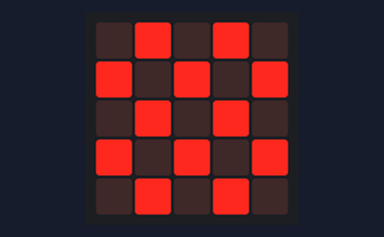
Bench run of a program on a simulated BBC micro:bit running MicroPython. Parts: the board's 5×5 LED display.

Above: at 0.1 s.
At 1.1 s:
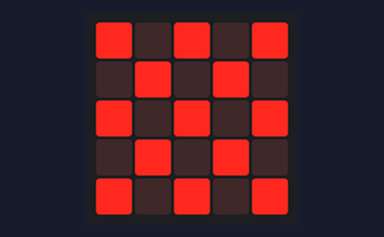

Measured:
- what the display in image 1 shows lasts 1.0 s, from 1.0 s to 2.0 s

The program:

demo_create_chessboard_image.py
```python
####################################################
# MicroPython code for BBC Micro:bit v2
# - This code creates an shows a user-defined
#   chessboard image on the LED matrix display.
####################################################

from microbit import *

# Create an Image object for user-defined chessboard.
chessboard = Image()

# Get number of rows (m) and columns (n).
# Note that m = n = 5 pixels.
m = chessboard.height()
n = chessboard.width()
for x in range(n):
    for y in range(m):
        brightness = 9*((y%2 + 1 + x)%2)
        chessboard.set_pixel(x,y, brightness )

while True:
    # Show the builtin chessboard image
    display.show(Image.CHESSBOARD)
    sleep(1000)
    # Show the user-defined chessboard image
    display.show(chessboard)
    sleep(1000)

####################################################
```
